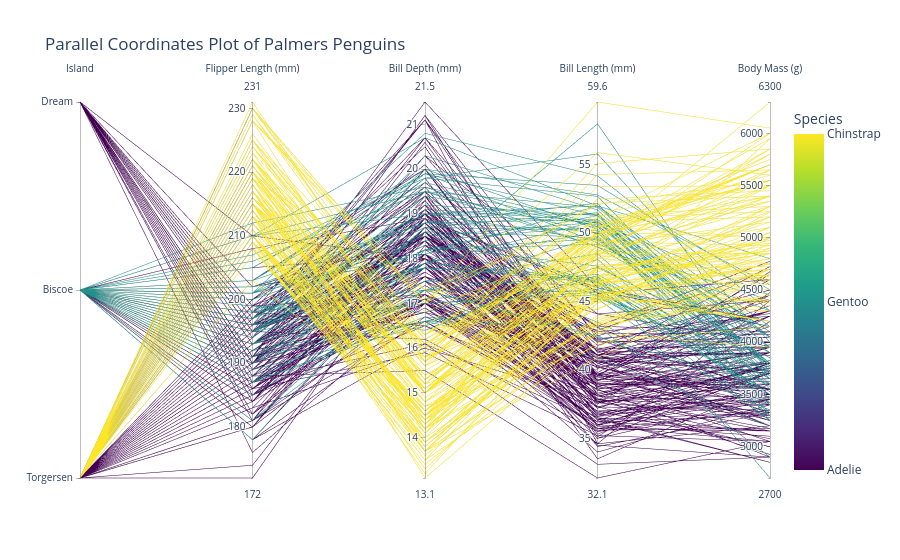

Notebook code cell kept with this figure:
### Markdown cell above
It is important to note that we had to numerically encode some of our categorical variables here for the `px.parallel_coordinates()` function to work, but this doesn't give us much information. We can modify this by updating the visualization after the function has been run as follows:

### Code cell
# You must create numerical encodings for categorical variables otherwise the function won't work
df['species_id'] = pd.Categorical(df['species']).codes
df['island_id'] = pd.Categorical(df['island']).codes

fig = px.parallel_coordinates(
    df,
    color="species_id",
    dimensions=["island_id", "flipper_length_mm", "bill_depth_mm", "bill_length_mm", "body_mass_g"],
    color_continuous_scale=px.colors.sequential.Viridis,
    title="Parallel Coordinates Plot of Palmers Penguins"
)

# Create mapping dictionaries
island_labels = {code: island for code, island in enumerate(df['island'].unique())}
species_labels = {code: species for code, species in enumerate(df['species'].unique())}

# Update the island axis with proper labels
fig.update_traces(
    dimensions=[
        dict(
            label="Island",
            tickvals=list(island_labels.keys()),
            ticktext=list(island_labels.values())
        ),
        dict(label="Flipper Length (mm)"),
        dict(label="Bill Depth (mm)"),
        dict(label="Bill Length (mm)"),
        dict(label="Body Mass (g)")
    ]
)

# Update the color axis with proper species labels
fig.update_layout(
    coloraxis_colorbar=dict(
        title="Species",
        tickvals=list(species_labels.keys()),
        ticktext=list(species_labels.values())
    )
)

### Figure 1 — Plotly figure (JSON) as saved in the notebook; plotly's stock layout.template omitted (floating-point values rounded to 4 significant figures; data arrays with more than 128 entries replaced by an {"elided": "..."} marker saying what was removed)
{"data": [{"dimensions": [{"label": "Island", "ticktext": ["Torgersen", "Biscoe", "Dream"], "tickvals": [0, 1, 2], "values": {"elided": "333 int values"}}, {"label": "Flipper Length (mm)", "values": {"elided": "333 float values"}}, {"label": "Bill Depth (mm)", "values": {"elided": "333 float values"}}, {"label": "Bill Length (mm)", "values": {"elided": "333 float values"}}, {"label": "Body Mass (g)", "values": {"elided": "333 float values"}}], "domain": {"x": [0, 1], "y": [0, 1]}, "line": {"color": {"elided": "333 int values"}, "coloraxis": "coloraxis"}, "name": "", "type": "parcoords"}], "layout": {"coloraxis": {"colorbar": {"ticktext": ["Adelie", "Gentoo", "Chinstrap"], "tickvals": [0, 1, 2], "title": {"text": "Species"}}, "colorscale": [[0, "#440154"], [0.1111, "#482878"], [0.2222, "#3e4989"], [0.3333, "#31688e"], [0.4444, "#26828e"], [0.5556, "#1f9e89"], [0.6667, "#35b779"], [0.7778, "#6ece58"], [0.8889, "#b5de2b"], [1, "#fde725"]]}, "legend": {"tracegroupgap": 0}, "title": {"text": "Parallel Coordinates Plot of Palmers Penguins"}}}
